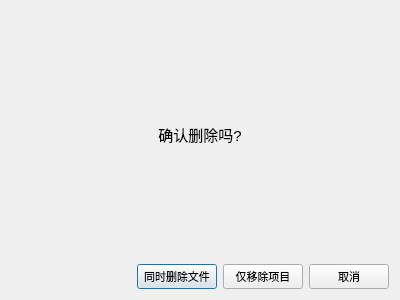
<?xml version="1.0" encoding="UTF-8"?>
<ui version="4.0">
 <class>DeleteDlg</class>
 <widget class="QDialog" name="DeleteDlg">
  <property name="geometry">
   <rect>
    <x>0</x>
    <y>0</y>
    <width>400</width>
    <height>300</height>
   </rect>
  </property>
  <property name="font">
   <font>
    <pointsize>11</pointsize>
   </font>
  </property>
  <property name="windowTitle">
   <string>Dialog</string>
  </property>
  <layout class="QGridLayout" name="gridLayout" rowstretch="1,3">
   <item row="0" column="0" colspan="2">
    <widget class="QLabel" name="label">
     <property name="text">
      <string>确认删除吗?</string>
     </property>
     <property name="alignment">
      <set>Qt::AlignCenter</set>
     </property>
    </widget>
   </item>
   <item row="1" column="0">
    <spacer name="horizontalSpacer">
     <property name="orientation">
      <enum>Qt::Horizontal</enum>
     </property>
     <property name="sizeHint" stdset="0">
      <size>
       <width>76</width>
       <height>20</height>
      </size>
     </property>
    </spacer>
   </item>
   <item row="1" column="1">
    <layout class="QHBoxLayout" name="horizontalLayout">
     <item>
      <widget class="QPushButton" name="deleteBtn">
       <property name="font">
        <font>
         <pointsize>8</pointsize>
        </font>
       </property>
       <property name="text">
        <string>同时删除文件</string>
       </property>
      </widget>
     </item>
     <item>
      <widget class="QPushButton" name="removeBtn">
       <property name="font">
        <font>
         <pointsize>8</pointsize>
        </font>
       </property>
       <property name="text">
        <string>仅移除项目</string>
       </property>
      </widget>
     </item>
     <item>
      <widget class="QPushButton" name="cancelBtn">
       <property name="font">
        <font>
         <pointsize>8</pointsize>
        </font>
       </property>
       <property name="text">
        <string>取消</string>
       </property>
      </widget>
     </item>
    </layout>
   </item>
  </layout>
 </widget>
 <resources/>
 <connections/>
</ui>
